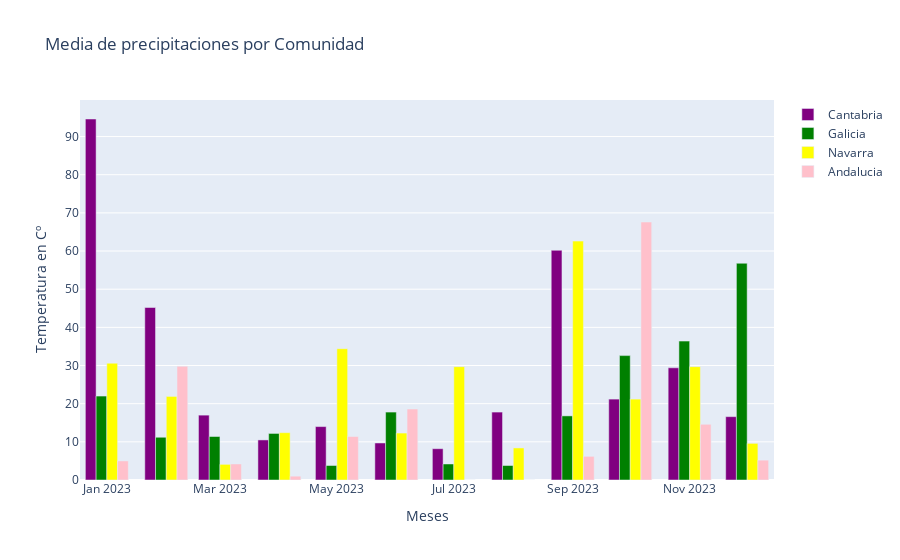

The code cell stored with this chart in its notebook:
### Markdown cell above
#### 5.3.3 Gráfico: Media de precipitaciones

### Code cell
fig = go.Figure()

fig.add_trace(go.Bar(x=df_1["fechas"], y=df_1["precipitaciones_cantabria"], name="Cantabria",  marker_color="purple"))
fig.add_trace(go.Bar(x=df_1["fechas"], y=df_1["precipitaciones_galicia"], name="Galicia",  marker_color="green"))
fig.add_trace(go.Bar(x=df_1["fechas"], y=df_1["precipitaciones_navarra"], name="Navarra",  marker_color="yellow"))
fig.add_trace(go.Bar(x=df_1["fechas"], y=df_1["precipitaciones_andalucia"], name="Andalucia",  marker_color="pink"))

# Configura el layout
fig.update_layout(title="Media de precipitaciones por Comunidad",
                  xaxis_title="Meses",
                  yaxis_title="Temperatura en Cº",
                  barmode='group')

fig.show()

### Figure 1 — Plotly figure (JSON) as saved in the notebook; plotly's stock layout.template omitted (floating-point values rounded to 4 significant figures)
{"data": [{"marker": {"color": "purple"}, "name": "Cantabria", "type": "bar", "x": ["2023-10", "2023-11", "2023-12", "2023-1", "2023-2", "2023-3", "2023-4", "2023-5", "2023-6", "2023-7", "2023-8", "2023-9"], "y": [21.2, 29.4, 16.6, 94.6, 45.2, 17, 10.5, 14, 9.7, 8.2, 17.8, 60.2]}, {"marker": {"color": "green"}, "name": "Galicia", "type": "bar", "x": ["2023-10", "2023-11", "2023-12", "2023-1", "2023-2", "2023-3", "2023-4", "2023-5", "2023-6", "2023-7", "2023-8", "2023-9"], "y": [32.6, 36.4, 56.8, 22, 11.2, 11.4, 12.2, 3.8, 17.8, 4.2, 3.8, 16.8]}, {"marker": {"color": "yellow"}, "name": "Navarra", "type": "bar", "x": ["2023-10", "2023-11", "2023-12", "2023-1", "2023-2", "2023-3", "2023-4", "2023-5", "2023-6", "2023-7", "2023-8", "2023-9"], "y": [21.2, 29.7, 9.6, 30.6, 21.9, 4.1, 12.4, 34.4, 12.3, 29.7, 8.4, 62.6]}, {"marker": {"color": "pink"}, "name": "Andalucia", "type": "bar", "x": ["2023-10", "2023-11", "2023-12", "2023-1", "2023-2", "2023-3", "2023-4", "2023-5", "2023-6", "2023-7", "2023-8", "2023-9"], "y": [67.6, 14.6, 5.2, 5, 29.8, 4.2, 1, 11.4, 18.6, 0, 0, 6.2]}], "layout": {"barmode": "group", "title": {"text": "Media de precipitaciones por Comunidad"}, "xaxis": {"title": {"text": "Meses"}}, "yaxis": {"title": {"text": "Temperatura en Cº"}}}}
